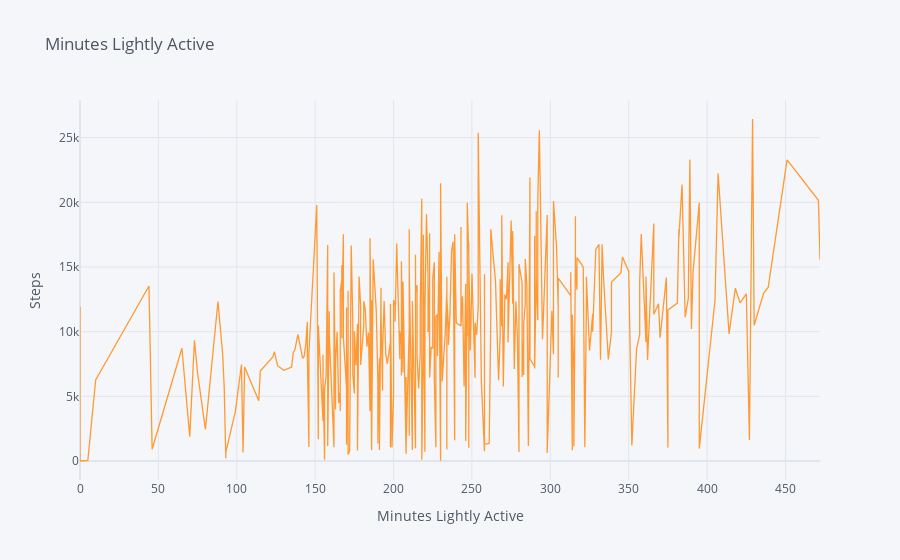

The notebook cell saved with this chart:
### Code cell
fitbit.iplot(x='Minutes Lightly Active', y='Steps', kind='line',
                    xTitle='Minutes Lightly Active', yTitle='Steps', title=title);

### Figure 1 — Plotly figure (JSON) as saved in the notebook; plotly's stock layout.template omitted (floating-point values rounded to 4 significant figures; data arrays with more than 128 entries replaced by an {"elided": "..."} marker saying what was removed)
{"data": [{"line": {"color": "rgba(255, 153, 51, 1.0)", "dash": "solid", "shape": "linear", "width": 1.3}, "mode": "lines", "name": "Steps", "text": "", "type": "scatter", "x": {"elided": "367 int values"}, "y": {"elided": "367 int values"}}], "layout": {"legend": {"bgcolor": "#F5F6F9", "font": {"color": "#4D5663"}}, "paper_bgcolor": "#F5F6F9", "plot_bgcolor": "#F5F6F9", "title": {"font": {"color": "#4D5663"}, "text": "Minutes Lightly Active"}, "xaxis": {"gridcolor": "#E1E5ED", "showgrid": true, "tickfont": {"color": "#4D5663"}, "title": {"font": {"color": "#4D5663"}, "text": "Minutes Lightly Active"}, "zerolinecolor": "#E1E5ED"}, "yaxis": {"gridcolor": "#E1E5ED", "showgrid": true, "tickfont": {"color": "#4D5663"}, "title": {"font": {"color": "#4D5663"}, "text": "Steps"}, "zerolinecolor": "#E1E5ED"}}}
